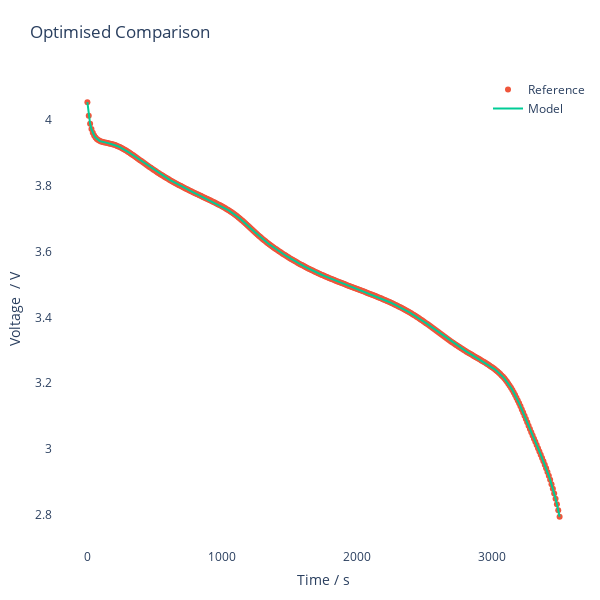

The cell this chart's notebook holds for it:
### Markdown cell above
## Plotting and visualisation

Compare the ground truth vs. the optimised result.

### Code cell
pybop.plot.problem(problem, inputs=result.best_inputs, title="Optimised Comparison");

### Figure 1 — Plotly figure (JSON) as saved in the notebook; plotly's stock layout.template omitted (floating-point values rounded to 4 significant figures; data arrays with more than 128 entries replaced by an {"elided": "..."} marker saying what was removed)
{"data": [{"fill": "toself", "fillcolor": "rgba(255,229,204,0.8)", "hoverinfo": "skip", "line": {"color": "rgba(255,255,255,0)"}, "showlegend": false, "type": "scatter", "x": {"elided": "702 float values"}, "y": {"elided": "702 float values"}}, {"mode": "markers", "name": "Reference", "showlegend": true, "type": "scatter", "x": {"elided": "351 float values"}, "y": {"elided": "351 float values"}}, {"mode": "lines", "name": "Model", "showlegend": true, "type": "scatter", "x": {"elided": "351 float values"}, "y": {"elided": "351 float values"}}], "layout": {"autosize": false, "height": 600, "legend": {"font": {"size": 12}, "x": 1, "xanchor": "right", "y": 1, "yanchor": "top"}, "margin": {"b": 10, "l": 10, "pad": 4, "r": 10, "t": 75}, "plot_bgcolor": "white", "showlegend": true, "title": {"text": "Optimised Comparison"}, "width": 600, "xaxis": {"exponentformat": "e", "showexponent": "last", "tickfont": {"size": 12}, "title": {"text": "Time / s"}}, "yaxis": {"exponentformat": "e", "showexponent": "last", "tickfont": {"size": 12}, "title": {"text": "Voltage  / V"}}}}
